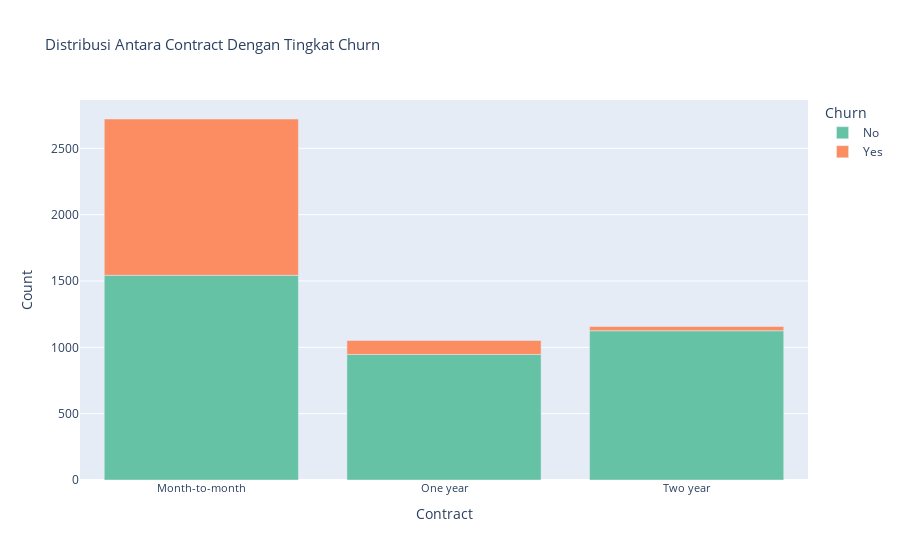

The notebook cell this image was saved under:
### Markdown cell above
### **Distribution Between Contract and Churn Rate**

### Code cell
contract_churn_count = df.groupby(['Contract', 'Churn']).size().reset_index(name='Count')

# Membuat plot menggunakan Plotly
fig = px.bar(contract_churn_count, x='Contract', y='Count', color='Churn', 
             color_discrete_sequence=pc.qualitative.Set2, 
             title="Distribusi Antara Contract Dengan Tingkat Churn",)

fig.update_layout(
    xaxis_title="Contract",
    yaxis_title="Count",
    title_font_size=15,
    xaxis_tickfont_size=11
)

fig.show()

### Figure 1 — Plotly figure (JSON) as saved in the notebook; plotly's stock layout.template omitted (floating-point values rounded to 4 significant figures)
{"data": [{"alignmentgroup": "True", "hovertemplate": "Churn=No<br>Contract=%{x}<br>Count=%{y}<extra></extra>", "legendgroup": "No", "marker": {"color": "rgb(102,194,165)", "pattern": {"shape": ""}}, "name": "No", "offsetgroup": "No", "orientation": "v", "showlegend": true, "textposition": "auto", "type": "bar", "x": ["Month-to-month", "One year", "Two year"], "xaxis": "x", "y": [1543, 946, 1125], "yaxis": "y"}, {"alignmentgroup": "True", "hovertemplate": "Churn=Yes<br>Contract=%{x}<br>Count=%{y}<extra></extra>", "legendgroup": "Yes", "marker": {"color": "rgb(252,141,98)", "pattern": {"shape": ""}}, "name": "Yes", "offsetgroup": "Yes", "orientation": "v", "showlegend": true, "textposition": "auto", "type": "bar", "x": ["Month-to-month", "One year", "Two year"], "xaxis": "x", "y": [1178, 106, 32], "yaxis": "y"}], "layout": {"barmode": "relative", "legend": {"title": {"text": "Churn"}, "tracegroupgap": 0}, "title": {"font": {"size": 15}, "text": "Distribusi Antara Contract Dengan Tingkat Churn"}, "xaxis": {"anchor": "y", "domain": [0, 1], "tickfont": {"size": 11}, "title": {"text": "Contract"}}, "yaxis": {"anchor": "x", "domain": [0, 1], "title": {"text": "Count"}}}}
